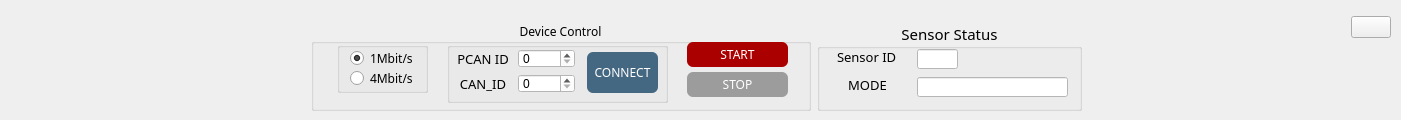
       <widget class="QWidget" name="top_menu_widget" native="true">
        <property name="geometry">
         <rect>
          <x>10</x>
          <y>0</y>
          <width>1401</width>
          <height>120</height>
         </rect>
        </property>
        <property name="sizePolicy">
         <sizepolicy hsizetype="Preferred" vsizetype="Preferred">
          <horstretch>0</horstretch>
          <verstretch>0</verstretch>
         </sizepolicy>
        </property>
        <property name="minimumSize">
         <size>
          <width>700</width>
          <height>120</height>
         </size>
        </property>
        <property name="maximumSize">
         <size>
          <width>16777215</width>
          <height>100</height>
         </size>
        </property>
        <property name="styleSheet">
         <string notr="true">#top_menu_widget {
	border-style: solid;
    border-width: 2px;
    border-color: rgb(69, 104, 130);
    border-radius: 5px;		
}</string>
        </property>
        <widget class="QWidget" name="layoutWidget">
         <property name="geometry">
          <rect>
           <x>0</x>
           <y>6</y>
           <width>1401</width>
           <height>110</height>
          </rect>
         </property>
         <layout class="QHBoxLayout" name="horizontalLayout_2">
          <property name="leftMargin">
           <number>10</number>
          </property>
          <property name="topMargin">
           <number>10</number>
          </property>
          <property name="rightMargin">
           <number>10</number>
          </property>
          <item alignment="Qt::AlignTop">
           <widget class="QPushButton" name="btn_menu">
            <property name="styleSheet">
             <string notr="true">border: none;</string>
            </property>
            <property name="text">
             <string/>
            </property>
            <property name="icon">
             <iconset resource="icons.qrc">
              <normaloff>:/icons_60px/icons/menu.svg</normaloff>:/icons_60px/icons/menu.svg</iconset>
            </property>
            <property name="iconSize">
             <size>
              <width>25</width>
              <height>25</height>
             </size>
            </property>
            <property name="checkable">
             <bool>true</bool>
            </property>
           </widget>
          </item>
          <item>
           <spacer name="horizontalSpacer">
            <property name="orientation">
             <enum>Qt::Horizontal</enum>
            </property>
            <property name="sizeHint" stdset="0">
             <size>
              <width>40</width>
              <height>20</height>
             </size>
            </property>
           </spacer>
          </item>
          <item>
           <widget class="QGroupBox" name="group_devConnect">
            <property name="minimumSize">
             <size>
              <width>500</width>
              <height>90</height>
             </size>
            </property>
            <property name="maximumSize">
             <size>
              <width>500</width>
              <height>90</height>
             </size>
            </property>
            <property name="font">
             <font>
              <family>한컴 고딕</family>
             </font>
            </property>
            <property name="title">
             <string>Device Control</string>
            </property>
            <property name="alignment">
             <set>Qt::AlignCenter</set>
            </property>
            <widget class="QGroupBox" name="groupBox_canDev1">
             <property name="geometry">
              <rect>
               <x>136</x>
               <y>21</y>
               <width>221</width>
               <height>61</height>
              </rect>
             </property>
             <property name="title">
              <string/>
             </property>
             <widget class="QPushButton" name="btn_connect">
              <property name="geometry">
               <rect>
                <x>140</x>
                <y>10</y>
                <width>71</width>
                <height>41</height>
               </rect>
              </property>
              <property name="font">
               <font>
                <family>한컴 고딕</family>
               </font>
              </property>
              <property name="styleSheet">
               <string notr="true">color: rgb(255, 255, 255);
border-radius: 6px;
background-color: rgb(69, 104, 130);</string>
              </property>
              <property name="text">
               <string>CONNECT</string>
              </property>
             </widget>
             <widget class="QWidget" name="layoutWidget">
              <property name="geometry">
               <rect>
                <x>7</x>
                <y>7</y>
                <width>121</width>
                <height>44</height>
               </rect>
              </property>
              <layout class="QGridLayout" name="gridLayout">
               <item row="0" column="0">
                <widget class="QLabel" name="label_9">
                 <property name="font">
                  <font>
                   <family>한컴 고딕</family>
                   <pointsize>10</pointsize>
                  </font>
                 </property>
                 <property name="text">
                  <string>PCAN ID</string>
                 </property>
                 <property name="alignment">
                  <set>Qt::AlignCenter</set>
                 </property>
                </widget>
               </item>
               <item row="0" column="1">
                <widget class="QSpinBox" name="spinBox_devID1">
                 <property name="enabled">
                  <bool>true</bool>
                 </property>
                 <property name="styleSheet">
                  <string notr="true">background-color: rgb(255, 255, 255);total_time_outer</string>
                 </property>
                </widget>
               </item>
               <item row="1" column="0">
                <widget class="QLabel" name="label_5">
                 <property name="font">
                  <font>
                   <family>한컴 고딕</family>
                   <pointsize>10</pointsize>
                   <weight>50</weight>
                   <bold>false</bold>
                  </font>
                 </property>
                 <property name="text">
                  <string>CAN_ID</string>
                 </property>
                 <property name="alignment">
                  <set>Qt::AlignCenter</set>
                 </property>
                </widget>
               </item>
               <item row="1" column="1">
                <widget class="QSpinBox" name="spinBox_canID">
                 <property name="enabled">
                  <bool>true</bool>
                 </property>
                 <property name="styleSheet">
                  <string notr="true">background-color: rgb(255, 255, 255);total_time_outer</string>
                 </property>
                </widget>
               </item>
              </layout>
             </widget>
            </widget>
            <widget class="QGroupBox" name="groupBox_canSpeed">
             <property name="geometry">
              <rect>
               <x>26</x>
               <y>21</y>
               <width>91</width>
               <height>51</height>
              </rect>
             </property>
             <property name="title">
              <string/>
             </property>
             <widget class="QRadioButton" name="radioBtn_can_1M">
              <property name="geometry">
               <rect>
                <x>13</x>
                <y>8</y>
                <width>71</width>
                <height>16</height>
               </rect>
              </property>
              <property name="font">
               <font>
                <family>한컴 고딕</family>
               </font>
              </property>
              <property name="text">
               <string>1Mbit/s</string>
              </property>
              <property name="checked">
               <bool>true</bool>
              </property>
             </widget>
             <widget class="QRadioButton" name="radioBtn_can_4M">
              <property name="geometry">
               <rect>
                <x>13</x>
                <y>28</y>
                <width>71</width>
                <height>16</height>
               </rect>
              </property>
              <property name="font">
               <font>
                <family>한컴 고딕</family>
               </font>
              </property>
              <property name="text">
               <string>4Mbit/s</string>
              </property>
             </widget>
            </widget>
            <widget class="QPushButton" name="btn_stop">
             <property name="enabled">
              <bool>false</bool>
             </property>
             <property name="geometry">
              <rect>
               <x>376</x>
               <y>51</y>
               <width>101</width>
               <height>25</height>
              </rect>
             </property>
             <property name="font">
              <font>
               <family>한컴 고딕</family>
              </font>
             </property>
             <property name="styleSheet">
              <string notr="true">background-color: rgb(156, 156, 156);
color: rgb(255, 255, 255);
border-radius: 6px;</string>
             </property>
             <property name="text">
              <string>STOP</string>
             </property>
            </widget>
            <widget class="QPushButton" name="btn_start">
             <property name="geometry">
              <rect>
               <x>376</x>
               <y>21</y>
               <width>101</width>
               <height>25</height>
              </rect>
             </property>
             <property name="font">
              <font>
               <family>한컴 고딕</family>
              </font>
             </property>
             <property name="styleSheet">
              <string notr="true">color: rgb(255, 255, 255);
border-radius: 6px;
background-color: rgb(170,0,0);</string>
             </property>
             <property name="text">
              <string>START</string>
             </property>
            </widget>
           </widget>
          </item>
          <item>
           <widget class="QGroupBox" name="groupBox_3">
            <property name="minimumSize">
             <size>
              <width>265</width>
              <height>90</height>
             </size>
            </property>
            <property name="maximumSize">
             <size>
              <width>265</width>
              <height>90</height>
             </size>
            </property>
            <property name="font">
             <font>
              <family>한컴 고딕</family>
              <pointsize>11</pointsize>
             </font>
            </property>
            <property name="title">
             <string>Sensor Status</string>
            </property>
            <property name="alignment">
             <set>Qt::AlignCenter</set>
            </property>
            <widget class="QLabel" name="label_46">
             <property name="geometry">
              <rect>
               <x>20</x>
               <y>56</y>
               <width>61</width>
               <height>16</height>
              </rect>
             </property>
             <property name="font">
              <font>
               <family>한컴 고딕</family>
               <pointsize>10</pointsize>
              </font>
             </property>
             <property name="text">
              <string>MODE</string>
             </property>
             <property name="alignment">
              <set>Qt::AlignCenter</set>
             </property>
            </widget>
            <widget class="QLabel" name="label_49">
             <property name="geometry">
              <rect>
               <x>20</x>
               <y>28</y>
               <width>61</width>
               <height>16</height>
              </rect>
             </property>
             <property name="font">
              <font>
               <family>한컴 고딕</family>
               <pointsize>10</pointsize>
              </font>
             </property>
             <property name="text">
              <string>Sensor ID</string>
             </property>
            </widget>
            <widget class="QLineEdit" name="line_logFilePath_2">
             <property name="enabled">
              <bool>false</bool>
             </property>
             <property name="geometry">
              <rect>
               <x>100</x>
               <y>28</y>
               <width>41</width>
               <height>20</height>
              </rect>
             </property>
             <property name="font">
              <font>
               <family>한컴 고딕</family>
               <pointsize>8</pointsize>
              </font>
             </property>
             <property name="styleSheet">
              <string notr="true">background-color: rgb(255, 255, 255);</string>
             </property>
            </widget>
            <widget class="QLineEdit" name="line_logFilePath_3">
             <property name="enabled">
              <bool>false</bool>
             </property>
             <property name="geometry">
              <rect>
               <x>100</x>
               <y>56</y>
               <width>151</width>
               <height>20</height>
              </rect>
             </property>
             <property name="font">
              <font>
               <family>한컴 고딕</family>
               <pointsize>8</pointsize>
              </font>
             </property>
             <property name="styleSheet">
              <string notr="true">background-color: rgb(255, 255, 255);</string>
             </property>
            </widget>
           </widget>
          </item>
          <item>
           <spacer name="horizontalSpacer_2">
            <property name="orientation">
             <enum>Qt::Horizontal</enum>
            </property>
            <property name="sizeHint" stdset="0">
             <size>
              <width>40</width>
              <height>20</height>
             </size>
            </property>
           </spacer>
          </item>
          <item alignment="Qt::AlignTop">
           <widget class="QPushButton" name="btn_admin">
            <property name="text">
             <string/>
            </property>
            <property name="icon">
             <iconset resource="icons.qrc">
              <normaloff>:/icons_60px/icons/unlock.svg</normaloff>:/icons_60px/icons/unlock.svg</iconset>
            </property>
           </widget>
          </item>
         </layout>
        </widget>
       </widget>
